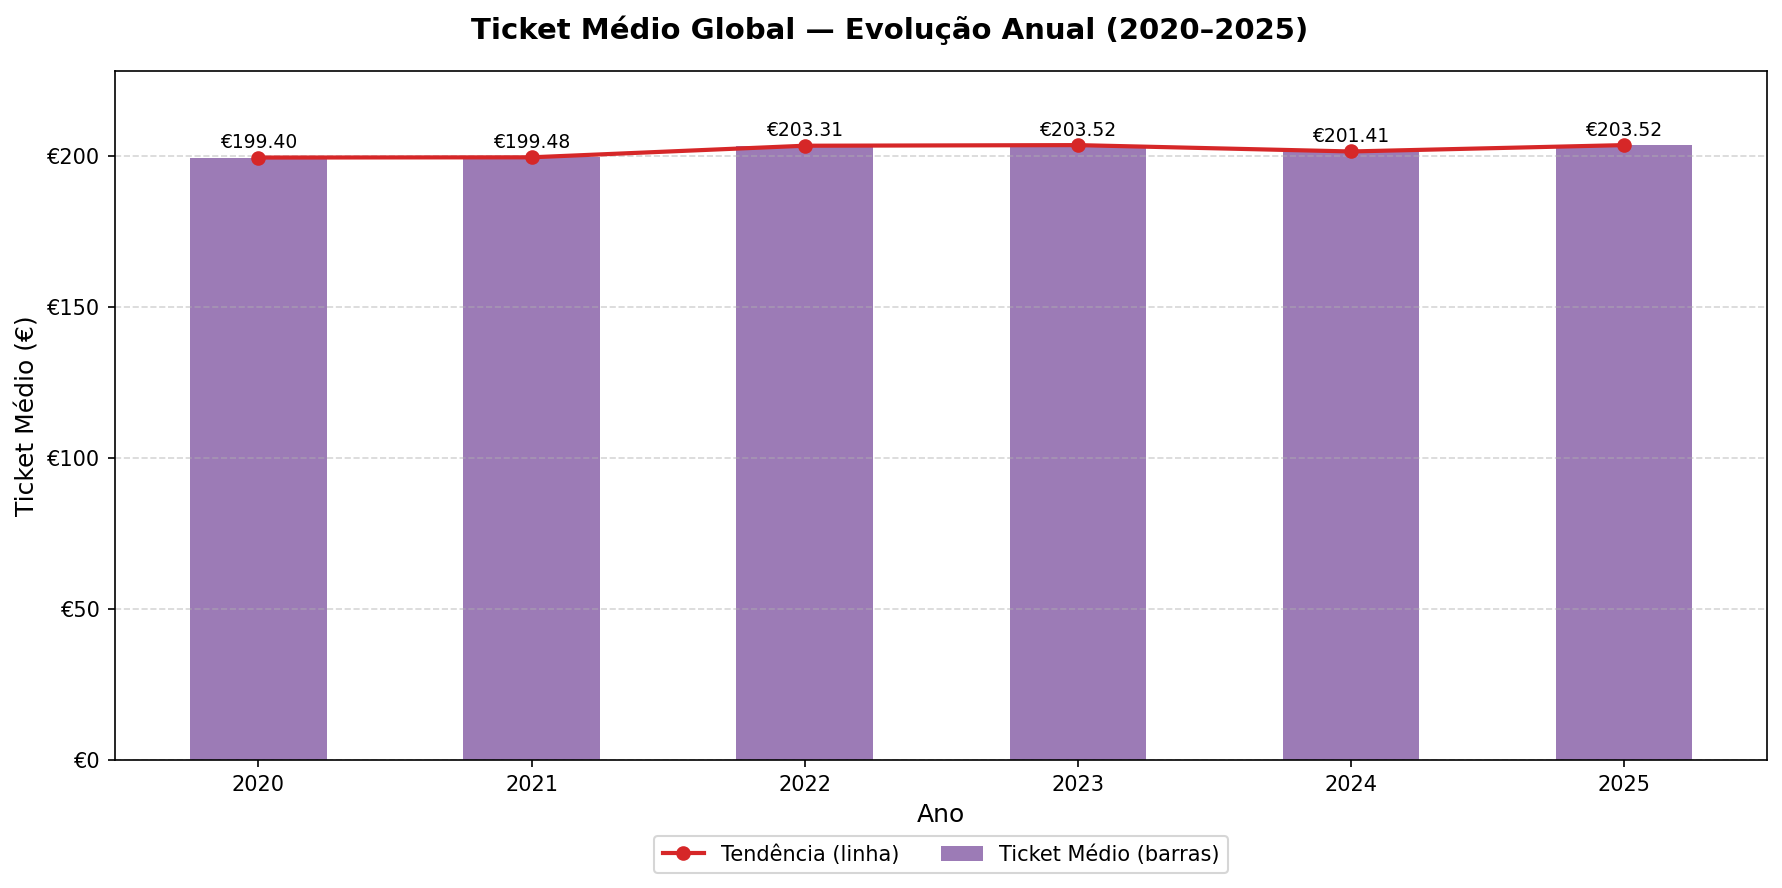

The script that saved this image:
"""
F09 — Ticket Médio Global
AVG(Sales_Price)

Gera 3 ficheiros:
  ticket_medio_global.png            → barras por ano (global)
  ticket_medio_global_categoria.png  → barras agrupadas por Main_Category
  ticket_medio_global_stats.png      → tabela de estatísticas
"""

import pandas as pd
import matplotlib.pyplot as plt
import matplotlib.ticker as mticker
import numpy as np
import os

# ── Paths ──────────────────────────────────────────────────────────────────────
BASE_DIR   = os.path.dirname(os.path.abspath(__file__))
DATA_PATH  = os.path.join(BASE_DIR, "..", "..", "data", "sales_data_clean.csv")
OUTPUT_DIR = BASE_DIR

# ── Load & prepare ─────────────────────────────────────────────────────────────
df = pd.read_csv(DATA_PATH)
df = df.dropna(subset=["Main_Category"])

annual = (
    df.groupby("Year")["Sales_Price"]
    .mean()
    .reset_index()
    .rename(columns={"Sales_Price": "Ticket"})
    .sort_values("Year")
)

years   = annual["Year"].tolist()
tickets = annual["Ticket"]

# ── Estatísticas ───────────────────────────────────────────────────────────────
yoy = tickets.pct_change() * 100
stats_rows = [
    ("Ticket Médio Global",   f"€{tickets.mean():.2f}"),
    ("Ticket Máximo",         f"€{tickets.max():.2f}  ({years[tickets.argmax()]})"),
    ("Ticket Mínimo",         f"€{tickets.min():.2f}  ({years[tickets.argmin()]})"),
    ("Variação Total",        f"{tickets.iloc[-1] - tickets.iloc[0]:+.2f} €"),
    ("Cresc. Médio YoY",      f"{yoy.mean():+.1f}%"),
    ("Melhor Ano (YoY)",      f"{years[yoy.idxmax()]} ({yoy.max():+.1f}%)"),
    ("Pior Ano (YoY)",        f"{years[yoy.idxmin()]} ({yoy.min():+.1f}%)"),
]

# ────────────────────────────────────────────────────────────────────────────────
# PNG 1 — Barras anuais globais
# ────────────────────────────────────────────────────────────────────────────────
fig, ax = plt.subplots(figsize=(12, 6))
fig.suptitle("Ticket Médio Global — Evolução Anual (2020–2025)",
             fontsize=14, fontweight="bold")

bars = ax.bar(
    annual["Year"], annual["Ticket"],
    color="#7b4f9e", alpha=0.75, width=0.5,
    label="Ticket Médio (barras)",
)
ax.plot(
    annual["Year"], annual["Ticket"],
    marker="o", color="#d62728", linewidth=2,
    label="Tendência (linha)",
)

for bar, val in zip(bars, annual["Ticket"]):
    ax.text(
        bar.get_x() + bar.get_width() / 2,
        bar.get_height() + tickets.max() * 0.01,
        f"€{val:.2f}",
        ha="center", va="bottom", fontsize=9,
    )

ax.yaxis.set_major_formatter(mticker.FuncFormatter(lambda x, _: f"€{x:.0f}"))
ax.set_xlabel("Ano", fontsize=12)
ax.set_ylabel("Ticket Médio (€)", fontsize=12)
ax.set_xticks(annual["Year"])
ax.legend(loc="lower center", bbox_to_anchor=(0.5, -0.18), ncol=2, fontsize=10)
ax.grid(axis="y", linestyle="--", alpha=0.5)
ax.margins(y=0.12)

plt.tight_layout()
p = os.path.join(OUTPUT_DIR, "ticket_medio_global.png")
plt.savefig(p, dpi=150, bbox_inches="tight")
print(f"Guardado: {p}")
plt.close()

# ────────────────────────────────────────────────────────────────────────────────
# PNG 2 — Barras agrupadas por Categoria
# ────────────────────────────────────────────────────────────────────────────────
cat_annual = (
    df.groupby(["Year", "Main_Category"])["Sales_Price"]
    .mean()
    .reset_index()
    .rename(columns={"Sales_Price": "Ticket"})
)

categories = sorted(cat_annual["Main_Category"].unique())
CAT_COLORS = {
    "Accessories":          "#4e9af1",
    "Clothing":             "#f4a02a",
    "Technical equipment":  "#3cba54",
}
# Fallback para categorias não mapeadas
palette = ["#9467bd", "#8c564b", "#e377c2", "#bcbd22"]
for i, c in enumerate(categories):
    if c not in CAT_COLORS:
        CAT_COLORS[c] = palette[i % len(palette)]

x       = np.arange(len(years))
n_cats  = len(categories)
width   = 0.7 / n_cats
offsets = np.linspace(-(n_cats - 1) / 2, (n_cats - 1) / 2, n_cats) * width

fig, ax = plt.subplots(figsize=(14, 7))
fig.suptitle("Ticket Médio por Categoria — Evolução Anual (2020–2025)",
             fontsize=13, fontweight="bold")

for i, cat in enumerate(categories):
    vals = [
        cat_annual.loc[(cat_annual["Year"] == yr) & (cat_annual["Main_Category"] == cat), "Ticket"].values[0]
        if len(cat_annual.loc[(cat_annual["Year"] == yr) & (cat_annual["Main_Category"] == cat)]) > 0
        else 0
        for yr in years
    ]
    bars = ax.bar(
        x + offsets[i], vals,
        width=width, color=CAT_COLORS[cat], alpha=0.82,
        label=cat,
    )
    for bar, val in zip(bars, vals):
        if val > 0:
            ax.text(
                bar.get_x() + bar.get_width() / 2,
                bar.get_height() + 0.5,
                f"€{val:.0f}",
                ha="center", va="bottom", fontsize=7.5,
                color=CAT_COLORS[cat], fontweight="bold",
            )

ax.yaxis.set_major_formatter(mticker.FuncFormatter(lambda v, _: f"€{v:.0f}"))
ax.set_xticks(x)
ax.set_xticklabels(years, fontsize=11)
ax.set_xlabel("Ano", fontsize=11)
ax.set_ylabel("Ticket Médio (€)", fontsize=11)
ax.legend(loc="lower center", bbox_to_anchor=(0.5, -0.18),
          ncol=n_cats, fontsize=10, framealpha=0.85)
ax.grid(axis="y", linestyle="--", alpha=0.35)
ax.margins(y=0.12)

plt.tight_layout()
p = os.path.join(OUTPUT_DIR, "ticket_medio_global_categoria.png")
plt.savefig(p, dpi=150, bbox_inches="tight")
print(f"Guardado: {p}")
plt.close()

# ────────────────────────────────────────────────────────────────────────────────
# PNG 3 — Tabela de estatísticas
# ────────────────────────────────────────────────────────────────────────────────
n_rows  = len(stats_rows)
fig_h   = 1.0 + n_rows * 0.52 + 0.5
fig, ax = plt.subplots(figsize=(7, fig_h))
ax.axis("off")
fig.suptitle("Estatísticas Acumuladas — Ticket Médio Global",
             fontsize=13, fontweight="bold", y=0.97)

cell_data  = [[v] for _, v in stats_rows]
row_labels = [l for l, _ in stats_rows]

tbl = ax.table(
    cellText=cell_data,
    rowLabels=row_labels,
    colLabels=["Valor"],
    cellLoc="center",
    rowLoc="left",
    loc="center",
    bbox=[0.0, 0.0, 1.0, 0.92],
    colWidths=[0.28, 0.72],
)
tbl.auto_set_font_size(False)
tbl.set_fontsize(11)

tbl[(0, 0)].set_facecolor("#7b4f9e")
tbl[(0, 0)].set_text_props(color="white", fontweight="bold")
tbl[(0, 0)].set_edgecolor("#bbbbbb")
tbl[(0, 0)].set_height(0.13)

for i in range(n_rows):
    tbl[(i + 1, -1)].set_facecolor("#e8e8e8")
    tbl[(i + 1, -1)].set_text_props(fontweight="bold")
    tbl[(i + 1, -1)].set_edgecolor("#bbbbbb")
    tbl[(i + 1, -1)].set_height(0.11)
    cell = tbl[(i + 1, 0)]
    cell.set_facecolor("#f7f7f7" if i % 2 == 0 else "#ffffff")
    cell.set_edgecolor("#bbbbbb")
    cell.set_height(0.11)

plt.tight_layout()
p = os.path.join(OUTPUT_DIR, "ticket_medio_global_stats.png")
plt.savefig(p, dpi=150, bbox_inches="tight")
print(f"Guardado: {p}")
plt.close()
